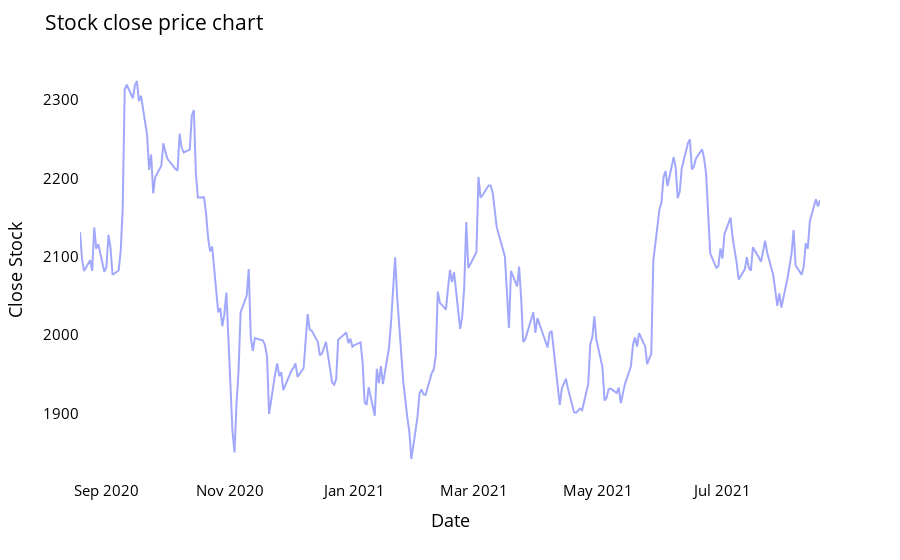

The notebook cell saved with this chart:
### Markdown cell above
<a name="plotclose"></a>

### Plotting stock close price chart

### Code cell
fig = px.line(closedf, x=closedf.date, y=closedf.close,labels={'date':'Date','close':'Close Stock'})
fig.update_traces(marker_line_width=2, opacity=0.6)
fig.update_layout(title_text='Stock close price chart', plot_bgcolor='white', font_size=15, font_color='black')
fig.update_xaxes(showgrid=False)
fig.update_yaxes(showgrid=False)
fig.show()

### Figure 1 — Plotly figure (JSON) as saved in the notebook; plotly's stock layout.template omitted (floating-point values rounded to 4 significant figures; data arrays with more than 128 entries replaced by an {"elided": "..."} marker saying what was removed)
{"data": [{"hovertemplate": "Date=%{x}<br>Close Stock=%{y}<extra></extra>", "legendgroup": "", "line": {"color": "#636efa", "dash": "solid"}, "marker": {"line": {"width": 2}, "symbol": "circle"}, "mode": "lines", "name": "", "opacity": 0.6, "orientation": "v", "showlegend": false, "type": "scatter", "x": {"elided": "249 str values"}, "xaxis": "x", "y": {"elided": "249 float values"}, "yaxis": "y"}], "layout": {"autosize": true, "font": {"color": "black", "size": 15}, "legend": {"tracegroupgap": 0}, "margin": {"t": 60}, "plot_bgcolor": "white", "title": {"text": "Stock close price chart"}, "xaxis": {"anchor": "y", "autorange": true, "domain": [0, 1], "range": ["2020-08-19", "2021-08-18"], "showgrid": false, "title": {"text": "Date"}, "type": "date"}, "yaxis": {"anchor": "x", "autorange": true, "domain": [0, 1], "range": [1815.0, 2351.0], "showgrid": false, "title": {"text": "Close Stock"}, "type": "linear"}}}
